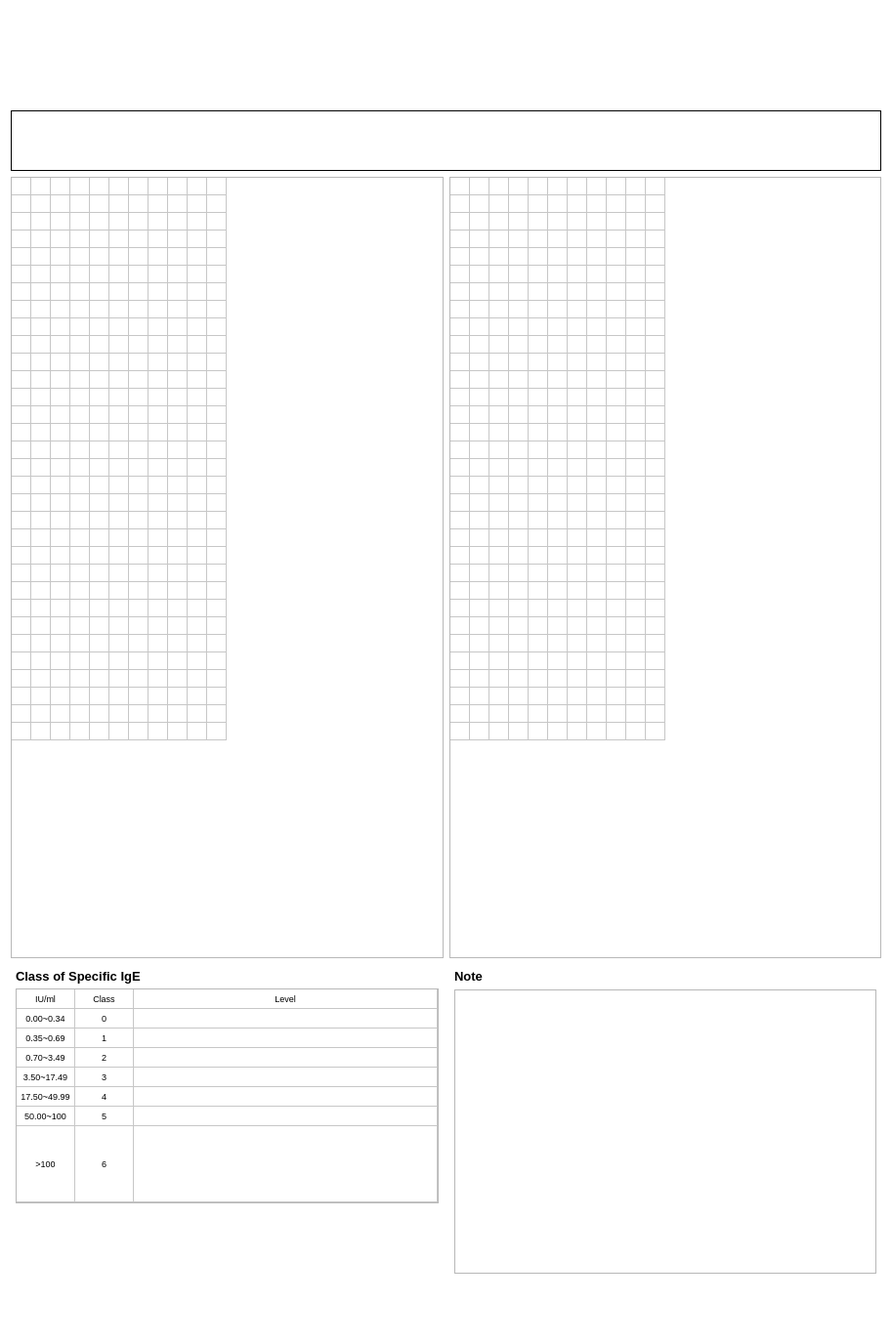
<?xml version="1.0" encoding="UTF-8"?>
<ui version="4.0">
 <class>ResultPrintWidget</class>
 <widget class="QWidget" name="ResultPrintWidget">
  <property name="geometry">
   <rect>
    <x>0</x>
    <y>0</y>
    <width>913</width>
    <height>1376</height>
   </rect>
  </property>
  <property name="minimumSize">
   <size>
    <width>0</width>
    <height>0</height>
   </size>
  </property>
  <property name="styleSheet">
   <string notr="true">QWidget#ResultPrintWidget
{
background-color: rgb(255, 255, 255);
}</string>
  </property>
  <layout class="QGridLayout" name="gridLayout">
   <item row="0" column="0" colspan="2">
    <widget class="QLabel" name="labelLogo">
     <property name="minimumSize">
      <size>
       <width>0</width>
       <height>40</height>
      </size>
     </property>
     <property name="styleSheet">
      <string notr="true">image: url(:/Image/Image/ResultView/logo_resize.png);</string>
     </property>
     <property name="text">
      <string/>
     </property>
    </widget>
   </item>
   <item row="3" column="0">
    <widget class="QTableWidget" name="tableWidgetFront">
     <property name="minimumSize">
      <size>
       <width>400</width>
       <height>800</height>
      </size>
     </property>
     <property name="maximumSize">
      <size>
       <width>16777215</width>
       <height>16777215</height>
      </size>
     </property>
     <property name="font">
      <font>
       <family>Arial</family>
       <pointsize>7</pointsize>
      </font>
     </property>
     <property name="verticalScrollBarPolicy">
      <enum>Qt::ScrollBarAlwaysOff</enum>
     </property>
     <property name="horizontalScrollBarPolicy">
      <enum>Qt::ScrollBarAlwaysOff</enum>
     </property>
     <property name="autoScroll">
      <bool>false</bool>
     </property>
     <property name="autoScrollMargin">
      <number>0</number>
     </property>
     <property name="editTriggers">
      <set>QAbstractItemView::NoEditTriggers</set>
     </property>
     <property name="rowCount">
      <number>32</number>
     </property>
     <attribute name="horizontalHeaderVisible">
      <bool>false</bool>
     </attribute>
     <attribute name="horizontalHeaderMinimumSectionSize">
      <number>10</number>
     </attribute>
     <attribute name="horizontalHeaderDefaultSectionSize">
      <number>10</number>
     </attribute>
     <attribute name="horizontalHeaderStretchLastSection">
      <bool>false</bool>
     </attribute>
     <attribute name="verticalHeaderVisible">
      <bool>false</bool>
     </attribute>
     <attribute name="verticalHeaderCascadingSectionResizes">
      <bool>true</bool>
     </attribute>
     <attribute name="verticalHeaderMinimumSectionSize">
      <number>18</number>
     </attribute>
     <attribute name="verticalHeaderDefaultSectionSize">
      <number>18</number>
     </attribute>
     <attribute name="verticalHeaderHighlightSections">
      <bool>true</bool>
     </attribute>
     <attribute name="verticalHeaderStretchLastSection">
      <bool>false</bool>
     </attribute>
     <row/>
     <row/>
     <row/>
     <row/>
     <row/>
     <row/>
     <row/>
     <row/>
     <row/>
     <row/>
     <row/>
     <row/>
     <row/>
     <row/>
     <row/>
     <row/>
     <row/>
     <row/>
     <row/>
     <row/>
     <row/>
     <row/>
     <row/>
     <row/>
     <row/>
     <row/>
     <row/>
     <row/>
     <row/>
     <row/>
     <row/>
     <row/>
     <column>
      <property name="text">
       <string>No</string>
      </property>
     </column>
     <column>
      <property name="text">
       <string>Allergen</string>
      </property>
     </column>
     <column>
      <property name="text">
       <string>Code</string>
      </property>
     </column>
     <column>
      <property name="text">
       <string>IU/ml</string>
      </property>
     </column>
     <column>
      <property name="text">
       <string>Class</string>
      </property>
     </column>
     <column>
      <property name="text">
       <string>Class1</string>
      </property>
     </column>
     <column>
      <property name="text">
       <string>Class2</string>
      </property>
     </column>
     <column>
      <property name="text">
       <string>Class3</string>
      </property>
     </column>
     <column>
      <property name="text">
       <string>Class4</string>
      </property>
     </column>
     <column>
      <property name="text">
       <string>Class5</string>
      </property>
     </column>
     <column>
      <property name="text">
       <string>Class6</string>
      </property>
     </column>
    </widget>
   </item>
   <item row="4" column="0">
    <layout class="QVBoxLayout" name="verticalLayout">
     <property name="spacing">
      <number>5</number>
     </property>
     <property name="leftMargin">
      <number>5</number>
     </property>
     <property name="topMargin">
      <number>5</number>
     </property>
     <property name="rightMargin">
      <number>5</number>
     </property>
     <property name="bottomMargin">
      <number>5</number>
     </property>
     <item>
      <widget class="QLabel" name="label_4">
       <property name="minimumSize">
        <size>
         <width>200</width>
         <height>15</height>
        </size>
       </property>
       <property name="maximumSize">
        <size>
         <width>200</width>
         <height>15</height>
        </size>
       </property>
       <property name="font">
        <font>
         <family>Arial</family>
         <pointsize>10</pointsize>
         <bold>true</bold>
        </font>
       </property>
       <property name="text">
        <string>Class of Specific IgE</string>
       </property>
      </widget>
     </item>
     <item>
      <widget class="QTableWidget" name="tableWidgetSpecific">
       <property name="minimumSize">
        <size>
         <width>330</width>
         <height>220</height>
        </size>
       </property>
       <property name="maximumSize">
        <size>
         <width>16777215</width>
         <height>16777215</height>
        </size>
       </property>
       <property name="font">
        <font>
         <family>Arial</family>
         <pointsize>7</pointsize>
        </font>
       </property>
       <property name="verticalScrollBarPolicy">
        <enum>Qt::ScrollBarAlwaysOff</enum>
       </property>
       <property name="horizontalScrollBarPolicy">
        <enum>Qt::ScrollBarAlwaysOff</enum>
       </property>
       <property name="autoScroll">
        <bool>false</bool>
       </property>
       <property name="rowCount">
        <number>8</number>
       </property>
       <attribute name="horizontalHeaderVisible">
        <bool>false</bool>
       </attribute>
       <attribute name="horizontalHeaderMinimumSectionSize">
        <number>60</number>
       </attribute>
       <attribute name="horizontalHeaderDefaultSectionSize">
        <number>60</number>
       </attribute>
       <attribute name="horizontalHeaderStretchLastSection">
        <bool>true</bool>
       </attribute>
       <attribute name="verticalHeaderVisible">
        <bool>false</bool>
       </attribute>
       <attribute name="verticalHeaderMinimumSectionSize">
        <number>20</number>
       </attribute>
       <attribute name="verticalHeaderDefaultSectionSize">
        <number>20</number>
       </attribute>
       <attribute name="verticalHeaderHighlightSections">
        <bool>true</bool>
       </attribute>
       <attribute name="verticalHeaderStretchLastSection">
        <bool>true</bool>
       </attribute>
       <row/>
       <row/>
       <row/>
       <row/>
       <row/>
       <row/>
       <row/>
       <row/>
       <column>
        <property name="text">
         <string>IU/mL</string>
        </property>
        <property name="font">
         <font>
          <family>Arial</family>
          <pointsize>7</pointsize>
          <bold>true</bold>
         </font>
        </property>
       </column>
       <column>
        <property name="text">
         <string>Class</string>
        </property>
        <property name="font">
         <font>
          <family>Arial</family>
          <pointsize>7</pointsize>
          <bold>true</bold>
         </font>
        </property>
       </column>
       <column>
        <property name="text">
         <string>Level</string>
        </property>
        <property name="font">
         <font>
          <family>Arial</family>
          <pointsize>7</pointsize>
          <bold>true</bold>
         </font>
        </property>
       </column>
       <item row="0" column="0">
        <property name="text">
         <string>IU/ml</string>
        </property>
        <property name="textAlignment">
         <set>AlignCenter</set>
        </property>
       </item>
       <item row="0" column="1">
        <property name="text">
         <string>Class</string>
        </property>
        <property name="textAlignment">
         <set>AlignCenter</set>
        </property>
       </item>
       <item row="0" column="2">
        <property name="text">
         <string>Level</string>
        </property>
        <property name="textAlignment">
         <set>AlignCenter</set>
        </property>
       </item>
       <item row="1" column="0">
        <property name="text">
         <string>0.00~0.34</string>
        </property>
        <property name="textAlignment">
         <set>AlignCenter</set>
        </property>
       </item>
       <item row="1" column="1">
        <property name="text">
         <string>0</string>
        </property>
        <property name="textAlignment">
         <set>AlignCenter</set>
        </property>
       </item>
       <item row="1" column="2">
        <property name="text">
         <string/>
        </property>
        <property name="textAlignment">
         <set>AlignCenter</set>
        </property>
       </item>
       <item row="2" column="0">
        <property name="text">
         <string>0.35~0.69</string>
        </property>
        <property name="textAlignment">
         <set>AlignCenter</set>
        </property>
       </item>
       <item row="2" column="1">
        <property name="text">
         <string>1</string>
        </property>
        <property name="textAlignment">
         <set>AlignCenter</set>
        </property>
       </item>
       <item row="2" column="2">
        <property name="text">
         <string/>
        </property>
        <property name="textAlignment">
         <set>AlignCenter</set>
        </property>
       </item>
       <item row="3" column="0">
        <property name="text">
         <string>0.70~3.49</string>
        </property>
        <property name="textAlignment">
         <set>AlignCenter</set>
        </property>
       </item>
       <item row="3" column="1">
        <property name="text">
         <string>2</string>
        </property>
        <property name="textAlignment">
         <set>AlignCenter</set>
        </property>
       </item>
       <item row="3" column="2">
        <property name="text">
         <string/>
        </property>
        <property name="textAlignment">
         <set>AlignCenter</set>
        </property>
       </item>
       <item row="4" column="0">
        <property name="text">
         <string>3.50~17.49</string>
        </property>
        <property name="textAlignment">
         <set>AlignCenter</set>
        </property>
       </item>
       <item row="4" column="1">
        <property name="text">
         <string>3</string>
        </property>
        <property name="textAlignment">
         <set>AlignCenter</set>
        </property>
       </item>
       <item row="4" column="2">
        <property name="text">
         <string/>
        </property>
        <property name="textAlignment">
         <set>AlignCenter</set>
        </property>
       </item>
       <item row="5" column="0">
        <property name="text">
         <string>17.50~49.99</string>
        </property>
        <property name="textAlignment">
         <set>AlignCenter</set>
        </property>
       </item>
       <item row="5" column="1">
        <property name="text">
         <string>4</string>
        </property>
        <property name="textAlignment">
         <set>AlignCenter</set>
        </property>
       </item>
       <item row="5" column="2">
        <property name="text">
         <string/>
        </property>
        <property name="textAlignment">
         <set>AlignCenter</set>
        </property>
       </item>
       <item row="6" column="0">
        <property name="text">
         <string>50.00~100</string>
        </property>
        <property name="textAlignment">
         <set>AlignCenter</set>
        </property>
       </item>
       <item row="6" column="1">
        <property name="text">
         <string>5</string>
        </property>
        <property name="textAlignment">
         <set>AlignCenter</set>
        </property>
       </item>
       <item row="6" column="2">
        <property name="text">
         <string/>
        </property>
        <property name="textAlignment">
         <set>AlignCenter</set>
        </property>
       </item>
       <item row="7" column="0">
        <property name="text">
         <string>&gt;100</string>
        </property>
        <property name="textAlignment">
         <set>AlignCenter</set>
        </property>
       </item>
       <item row="7" column="1">
        <property name="text">
         <string>6</string>
        </property>
        <property name="textAlignment">
         <set>AlignCenter</set>
        </property>
       </item>
       <item row="7" column="2">
        <property name="text">
         <string/>
        </property>
        <property name="textAlignment">
         <set>AlignCenter</set>
        </property>
       </item>
      </widget>
     </item>
     <item>
      <spacer name="verticalSpacer">
       <property name="orientation">
        <enum>Qt::Vertical</enum>
       </property>
       <property name="sizeHint" stdset="0">
        <size>
         <width>20</width>
         <height>40</height>
        </size>
       </property>
      </spacer>
     </item>
    </layout>
   </item>
   <item row="4" column="1">
    <layout class="QGridLayout" name="gridLayout_3">
     <property name="leftMargin">
      <number>5</number>
     </property>
     <property name="topMargin">
      <number>5</number>
     </property>
     <property name="rightMargin">
      <number>5</number>
     </property>
     <property name="bottomMargin">
      <number>5</number>
     </property>
     <item row="0" column="0" colspan="2">
      <widget class="QLabel" name="label_5">
       <property name="font">
        <font>
         <family>Arial</family>
         <pointsize>10</pointsize>
         <bold>true</bold>
        </font>
       </property>
       <property name="text">
        <string>Note</string>
       </property>
      </widget>
     </item>
     <item row="3" column="1">
      <widget class="QLabel" name="lbSign">
       <property name="minimumSize">
        <size>
         <width>200</width>
         <height>50</height>
        </size>
       </property>
       <property name="styleSheet">
        <string notr="true"/>
       </property>
       <property name="text">
        <string/>
       </property>
      </widget>
     </item>
     <item row="3" column="0">
      <spacer name="horizontalSpacer">
       <property name="orientation">
        <enum>Qt::Horizontal</enum>
       </property>
       <property name="sizeHint" stdset="0">
        <size>
         <width>40</width>
         <height>20</height>
        </size>
       </property>
      </spacer>
     </item>
     <item row="1" column="0" colspan="2">
      <widget class="QTextEdit" name="editNote">
       <property name="minimumSize">
        <size>
         <width>300</width>
         <height>180</height>
        </size>
       </property>
       <property name="textInteractionFlags">
        <set>Qt::NoTextInteraction</set>
       </property>
      </widget>
     </item>
    </layout>
   </item>
   <item row="3" column="1">
    <widget class="QTableWidget" name="tableWidgetBack">
     <property name="minimumSize">
      <size>
       <width>400</width>
       <height>800</height>
      </size>
     </property>
     <property name="maximumSize">
      <size>
       <width>16777215</width>
       <height>16777215</height>
      </size>
     </property>
     <property name="font">
      <font>
       <family>Arial</family>
       <pointsize>7</pointsize>
      </font>
     </property>
     <property name="verticalScrollBarPolicy">
      <enum>Qt::ScrollBarAlwaysOff</enum>
     </property>
     <property name="horizontalScrollBarPolicy">
      <enum>Qt::ScrollBarAlwaysOff</enum>
     </property>
     <property name="autoScroll">
      <bool>false</bool>
     </property>
     <property name="autoScrollMargin">
      <number>0</number>
     </property>
     <property name="editTriggers">
      <set>QAbstractItemView::NoEditTriggers</set>
     </property>
     <property name="rowCount">
      <number>32</number>
     </property>
     <attribute name="horizontalHeaderVisible">
      <bool>false</bool>
     </attribute>
     <attribute name="horizontalHeaderMinimumSectionSize">
      <number>10</number>
     </attribute>
     <attribute name="horizontalHeaderDefaultSectionSize">
      <number>10</number>
     </attribute>
     <attribute name="horizontalHeaderStretchLastSection">
      <bool>false</bool>
     </attribute>
     <attribute name="verticalHeaderVisible">
      <bool>false</bool>
     </attribute>
     <attribute name="verticalHeaderCascadingSectionResizes">
      <bool>true</bool>
     </attribute>
     <attribute name="verticalHeaderMinimumSectionSize">
      <number>18</number>
     </attribute>
     <attribute name="verticalHeaderDefaultSectionSize">
      <number>18</number>
     </attribute>
     <attribute name="verticalHeaderHighlightSections">
      <bool>true</bool>
     </attribute>
     <attribute name="verticalHeaderStretchLastSection">
      <bool>false</bool>
     </attribute>
     <row/>
     <row/>
     <row/>
     <row/>
     <row/>
     <row/>
     <row/>
     <row/>
     <row/>
     <row/>
     <row/>
     <row/>
     <row/>
     <row/>
     <row/>
     <row/>
     <row/>
     <row/>
     <row/>
     <row/>
     <row/>
     <row/>
     <row/>
     <row/>
     <row/>
     <row/>
     <row/>
     <row/>
     <row/>
     <row/>
     <row/>
     <row/>
     <column>
      <property name="text">
       <string>No</string>
      </property>
     </column>
     <column>
      <property name="text">
       <string>Allergen</string>
      </property>
     </column>
     <column>
      <property name="text">
       <string>Code</string>
      </property>
     </column>
     <column>
      <property name="text">
       <string>IU/ml</string>
      </property>
     </column>
     <column>
      <property name="text">
       <string>Class</string>
      </property>
     </column>
     <column>
      <property name="text">
       <string>Class1</string>
      </property>
     </column>
     <column>
      <property name="text">
       <string>Class2</string>
      </property>
     </column>
     <column>
      <property name="text">
       <string>Class3</string>
      </property>
     </column>
     <column>
      <property name="text">
       <string>Class4</string>
      </property>
     </column>
     <column>
      <property name="text">
       <string>Class5</string>
      </property>
     </column>
     <column>
      <property name="text">
       <string>Class6</string>
      </property>
     </column>
    </widget>
   </item>
   <item row="1" column="0" colspan="2">
    <layout class="QHBoxLayout" name="horizontalLayout">
     <item>
      <widget class="QLabel" name="labelSubTitle">
       <property name="palette">
        <palette>
         <active>
          <colorrole role="WindowText">
           <brush brushstyle="SolidPattern">
            <color alpha="255">
             <red>85</red>
             <green>170</green>
             <blue>255</blue>
            </color>
           </brush>
          </colorrole>
         </active>
         <inactive>
          <colorrole role="WindowText">
           <brush brushstyle="SolidPattern">
            <color alpha="255">
             <red>85</red>
             <green>170</green>
             <blue>255</blue>
            </color>
           </brush>
          </colorrole>
         </inactive>
         <disabled>
          <colorrole role="WindowText">
           <brush brushstyle="SolidPattern">
            <color alpha="255">
             <red>120</red>
             <green>120</green>
             <blue>120</blue>
            </color>
           </brush>
          </colorrole>
         </disabled>
        </palette>
       </property>
       <property name="font">
        <font>
         <family>Arial</family>
         <pointsize>12</pointsize>
        </font>
       </property>
       <property name="text">
        <string/>
       </property>
      </widget>
     </item>
     <item>
      <widget class="QLabel" name="lbLogo">
       <property name="sizePolicy">
        <sizepolicy hsizetype="Minimum" vsizetype="Minimum">
         <horstretch>0</horstretch>
         <verstretch>0</verstretch>
        </sizepolicy>
       </property>
       <property name="minimumSize">
        <size>
         <width>200</width>
         <height>50</height>
        </size>
       </property>
       <property name="text">
        <string/>
       </property>
       <property name="alignment">
        <set>Qt::AlignRight|Qt::AlignTrailing|Qt::AlignVCenter</set>
       </property>
      </widget>
     </item>
    </layout>
   </item>
   <item row="2" column="0" colspan="2">
    <widget class="QFrame" name="frame">
     <property name="minimumSize">
      <size>
       <width>0</width>
       <height>0</height>
      </size>
     </property>
     <property name="frameShape">
      <enum>QFrame::Box</enum>
     </property>
     <property name="frameShadow">
      <enum>QFrame::Plain</enum>
     </property>
     <property name="lineWidth">
      <number>1</number>
     </property>
     <layout class="QGridLayout" name="gridLayout_2">
      <property name="leftMargin">
       <number>0</number>
      </property>
      <property name="topMargin">
       <number>0</number>
      </property>
      <property name="rightMargin">
       <number>0</number>
      </property>
      <property name="bottomMargin">
       <number>0</number>
      </property>
      <property name="spacing">
       <number>0</number>
      </property>
      <item row="0" column="0">
       <layout class="QHBoxLayout" name="horizontalLayout_2">
        <property name="spacing">
         <number>5</number>
        </property>
        <item>
         <widget class="QLabel" name="labelPatientIDTitle">
          <property name="sizePolicy">
           <sizepolicy hsizetype="Fixed" vsizetype="Fixed">
            <horstretch>0</horstretch>
            <verstretch>0</verstretch>
           </sizepolicy>
          </property>
          <property name="minimumSize">
           <size>
            <width>100</width>
            <height>0</height>
           </size>
          </property>
          <property name="maximumSize">
           <size>
            <width>100</width>
            <height>16777215</height>
           </size>
          </property>
          <property name="font">
           <font>
            <family>Arial</family>
            <pointsize>8</pointsize>
           </font>
          </property>
          <property name="text">
           <string/>
          </property>
          <property name="alignment">
           <set>Qt::AlignRight|Qt::AlignTrailing|Qt::AlignVCenter</set>
          </property>
         </widget>
        </item>
        <item>
         <widget class="QLabel" name="labelPatientID">
          <property name="font">
           <font>
            <family>Arial</family>
            <pointsize>10</pointsize>
           </font>
          </property>
          <property name="text">
           <string/>
          </property>
          <property name="indent">
           <number>5</number>
          </property>
         </widget>
        </item>
       </layout>
      </item>
      <item row="0" column="1">
       <layout class="QHBoxLayout" name="horizontalLayout_6">
        <item>
         <widget class="QLabel" name="labelInstitutionTitle">
          <property name="sizePolicy">
           <sizepolicy hsizetype="Fixed" vsizetype="Fixed">
            <horstretch>0</horstretch>
            <verstretch>0</verstretch>
           </sizepolicy>
          </property>
          <property name="minimumSize">
           <size>
            <width>100</width>
            <height>0</height>
           </size>
          </property>
          <property name="maximumSize">
           <size>
            <width>100</width>
            <height>16777215</height>
           </size>
          </property>
          <property name="font">
           <font>
            <family>Arial</family>
            <pointsize>8</pointsize>
           </font>
          </property>
          <property name="text">
           <string/>
          </property>
          <property name="alignment">
           <set>Qt::AlignRight|Qt::AlignTrailing|Qt::AlignVCenter</set>
          </property>
         </widget>
        </item>
        <item>
         <widget class="QLabel" name="labelInstitution">
          <property name="font">
           <font>
            <family>Arial</family>
            <pointsize>10</pointsize>
           </font>
          </property>
          <property name="text">
           <string/>
          </property>
          <property name="indent">
           <number>5</number>
          </property>
         </widget>
        </item>
       </layout>
      </item>
      <item row="1" column="0">
       <layout class="QHBoxLayout" name="horizontalLayout_3">
        <item>
         <widget class="QLabel" name="labelPatientNameTitle">
          <property name="sizePolicy">
           <sizepolicy hsizetype="Fixed" vsizetype="Fixed">
            <horstretch>0</horstretch>
            <verstretch>0</verstretch>
           </sizepolicy>
          </property>
          <property name="minimumSize">
           <size>
            <width>100</width>
            <height>0</height>
           </size>
          </property>
          <property name="maximumSize">
           <size>
            <width>100</width>
            <height>16777215</height>
           </size>
          </property>
          <property name="font">
           <font>
            <family>Arial</family>
            <pointsize>8</pointsize>
           </font>
          </property>
          <property name="text">
           <string/>
          </property>
          <property name="alignment">
           <set>Qt::AlignRight|Qt::AlignTrailing|Qt::AlignVCenter</set>
          </property>
         </widget>
        </item>
        <item>
         <widget class="QLabel" name="labelPatientName">
          <property name="font">
           <font>
            <family>Arial</family>
            <pointsize>10</pointsize>
           </font>
          </property>
          <property name="text">
           <string/>
          </property>
          <property name="indent">
           <number>5</number>
          </property>
         </widget>
        </item>
       </layout>
      </item>
      <item row="1" column="1">
       <layout class="QHBoxLayout" name="horizontalLayout_7">
        <item>
         <widget class="QLabel" name="labelTestingDateTitle">
          <property name="sizePolicy">
           <sizepolicy hsizetype="Fixed" vsizetype="Fixed">
            <horstretch>0</horstretch>
            <verstretch>0</verstretch>
           </sizepolicy>
          </property>
          <property name="minimumSize">
           <size>
            <width>100</width>
            <height>0</height>
           </size>
          </property>
          <property name="maximumSize">
           <size>
            <width>100</width>
            <height>16777215</height>
           </size>
          </property>
          <property name="font">
           <font>
            <family>Arial</family>
            <pointsize>8</pointsize>
           </font>
          </property>
          <property name="text">
           <string/>
          </property>
          <property name="alignment">
           <set>Qt::AlignRight|Qt::AlignTrailing|Qt::AlignVCenter</set>
          </property>
         </widget>
        </item>
        <item>
         <widget class="QLabel" name="labelTestingDate">
          <property name="font">
           <font>
            <family>Arial</family>
            <pointsize>10</pointsize>
           </font>
          </property>
          <property name="text">
           <string/>
          </property>
          <property name="indent">
           <number>5</number>
          </property>
         </widget>
        </item>
       </layout>
      </item>
      <item row="2" column="0">
       <layout class="QHBoxLayout" name="horizontalLayout_4">
        <item>
         <widget class="QLabel" name="labelAgeTitle">
          <property name="sizePolicy">
           <sizepolicy hsizetype="Fixed" vsizetype="Fixed">
            <horstretch>0</horstretch>
            <verstretch>0</verstretch>
           </sizepolicy>
          </property>
          <property name="minimumSize">
           <size>
            <width>100</width>
            <height>0</height>
           </size>
          </property>
          <property name="maximumSize">
           <size>
            <width>100</width>
            <height>16777215</height>
           </size>
          </property>
          <property name="font">
           <font>
            <family>Arial</family>
            <pointsize>8</pointsize>
           </font>
          </property>
          <property name="text">
           <string/>
          </property>
          <property name="alignment">
           <set>Qt::AlignRight|Qt::AlignTrailing|Qt::AlignVCenter</set>
          </property>
         </widget>
        </item>
        <item>
         <widget class="QLabel" name="labelAge">
          <property name="font">
           <font>
            <family>Arial</family>
            <pointsize>10</pointsize>
           </font>
          </property>
          <property name="text">
           <string/>
          </property>
          <property name="indent">
           <number>5</number>
          </property>
         </widget>
        </item>
       </layout>
      </item>
      <item row="2" column="1">
       <layout class="QHBoxLayout" name="horizontalLayout_8">
        <item>
         <widget class="QLabel" name="labelTestedByTitle">
          <property name="sizePolicy">
           <sizepolicy hsizetype="Fixed" vsizetype="Fixed">
            <horstretch>0</horstretch>
            <verstretch>0</verstretch>
           </sizepolicy>
          </property>
          <property name="minimumSize">
           <size>
            <width>100</width>
            <height>0</height>
           </size>
          </property>
          <property name="maximumSize">
           <size>
            <width>100</width>
            <height>16777215</height>
           </size>
          </property>
          <property name="font">
           <font>
            <family>Arial</family>
            <pointsize>8</pointsize>
           </font>
          </property>
          <property name="text">
           <string/>
          </property>
          <property name="alignment">
           <set>Qt::AlignRight|Qt::AlignTrailing|Qt::AlignVCenter</set>
          </property>
         </widget>
        </item>
        <item>
         <widget class="QLabel" name="labelTestedBy">
          <property name="font">
           <font>
            <family>Arial</family>
            <pointsize>10</pointsize>
           </font>
          </property>
          <property name="text">
           <string/>
          </property>
          <property name="indent">
           <number>5</number>
          </property>
         </widget>
        </item>
       </layout>
      </item>
      <item row="3" column="0">
       <layout class="QHBoxLayout" name="horizontalLayout_5">
        <item>
         <widget class="QLabel" name="labelSexTitle">
          <property name="sizePolicy">
           <sizepolicy hsizetype="Fixed" vsizetype="Fixed">
            <horstretch>0</horstretch>
            <verstretch>0</verstretch>
           </sizepolicy>
          </property>
          <property name="minimumSize">
           <size>
            <width>100</width>
            <height>0</height>
           </size>
          </property>
          <property name="maximumSize">
           <size>
            <width>100</width>
            <height>16777215</height>
           </size>
          </property>
          <property name="font">
           <font>
            <family>Arial</family>
            <pointsize>8</pointsize>
           </font>
          </property>
          <property name="text">
           <string/>
          </property>
          <property name="alignment">
           <set>Qt::AlignRight|Qt::AlignTrailing|Qt::AlignVCenter</set>
          </property>
         </widget>
        </item>
        <item>
         <widget class="QLabel" name="labelSex">
          <property name="font">
           <font>
            <family>Arial</family>
            <pointsize>10</pointsize>
           </font>
          </property>
          <property name="text">
           <string/>
          </property>
          <property name="indent">
           <number>5</number>
          </property>
         </widget>
        </item>
       </layout>
      </item>
      <item row="3" column="1">
       <layout class="QHBoxLayout" name="horizontalLayout_9">
        <item>
         <widget class="QLabel" name="labelPanelTitle">
          <property name="sizePolicy">
           <sizepolicy hsizetype="Fixed" vsizetype="Fixed">
            <horstretch>0</horstretch>
            <verstretch>0</verstretch>
           </sizepolicy>
          </property>
          <property name="minimumSize">
           <size>
            <width>100</width>
            <height>0</height>
           </size>
          </property>
          <property name="maximumSize">
           <size>
            <width>100</width>
            <height>16777215</height>
           </size>
          </property>
          <property name="palette">
           <palette>
            <active>
             <colorrole role="WindowText">
              <brush brushstyle="SolidPattern">
               <color alpha="255">
                <red>0</red>
                <green>170</green>
                <blue>255</blue>
               </color>
              </brush>
             </colorrole>
            </active>
            <inactive>
             <colorrole role="WindowText">
              <brush brushstyle="SolidPattern">
               <color alpha="255">
                <red>0</red>
                <green>170</green>
                <blue>255</blue>
               </color>
              </brush>
             </colorrole>
            </inactive>
            <disabled>
             <colorrole role="WindowText">
              <brush brushstyle="SolidPattern">
               <color alpha="255">
                <red>120</red>
                <green>120</green>
                <blue>120</blue>
               </color>
              </brush>
             </colorrole>
            </disabled>
           </palette>
          </property>
          <property name="font">
           <font>
            <family>Arial</family>
            <pointsize>8</pointsize>
           </font>
          </property>
          <property name="text">
           <string/>
          </property>
          <property name="alignment">
           <set>Qt::AlignRight|Qt::AlignTrailing|Qt::AlignVCenter</set>
          </property>
         </widget>
        </item>
        <item>
         <widget class="QLabel" name="labelPanel">
          <property name="palette">
           <palette>
            <active>
             <colorrole role="WindowText">
              <brush brushstyle="SolidPattern">
               <color alpha="255">
                <red>0</red>
                <green>170</green>
                <blue>255</blue>
               </color>
              </brush>
             </colorrole>
            </active>
            <inactive>
             <colorrole role="WindowText">
              <brush brushstyle="SolidPattern">
               <color alpha="255">
                <red>0</red>
                <green>170</green>
                <blue>255</blue>
               </color>
              </brush>
             </colorrole>
            </inactive>
            <disabled>
             <colorrole role="WindowText">
              <brush brushstyle="SolidPattern">
               <color alpha="255">
                <red>120</red>
                <green>120</green>
                <blue>120</blue>
               </color>
              </brush>
             </colorrole>
            </disabled>
           </palette>
          </property>
          <property name="font">
           <font>
            <family>Arial</family>
            <pointsize>8</pointsize>
           </font>
          </property>
          <property name="text">
           <string/>
          </property>
          <property name="indent">
           <number>5</number>
          </property>
         </widget>
        </item>
       </layout>
      </item>
     </layout>
    </widget>
   </item>
  </layout>
 </widget>
 <resources/>
 <connections/>
</ui>
